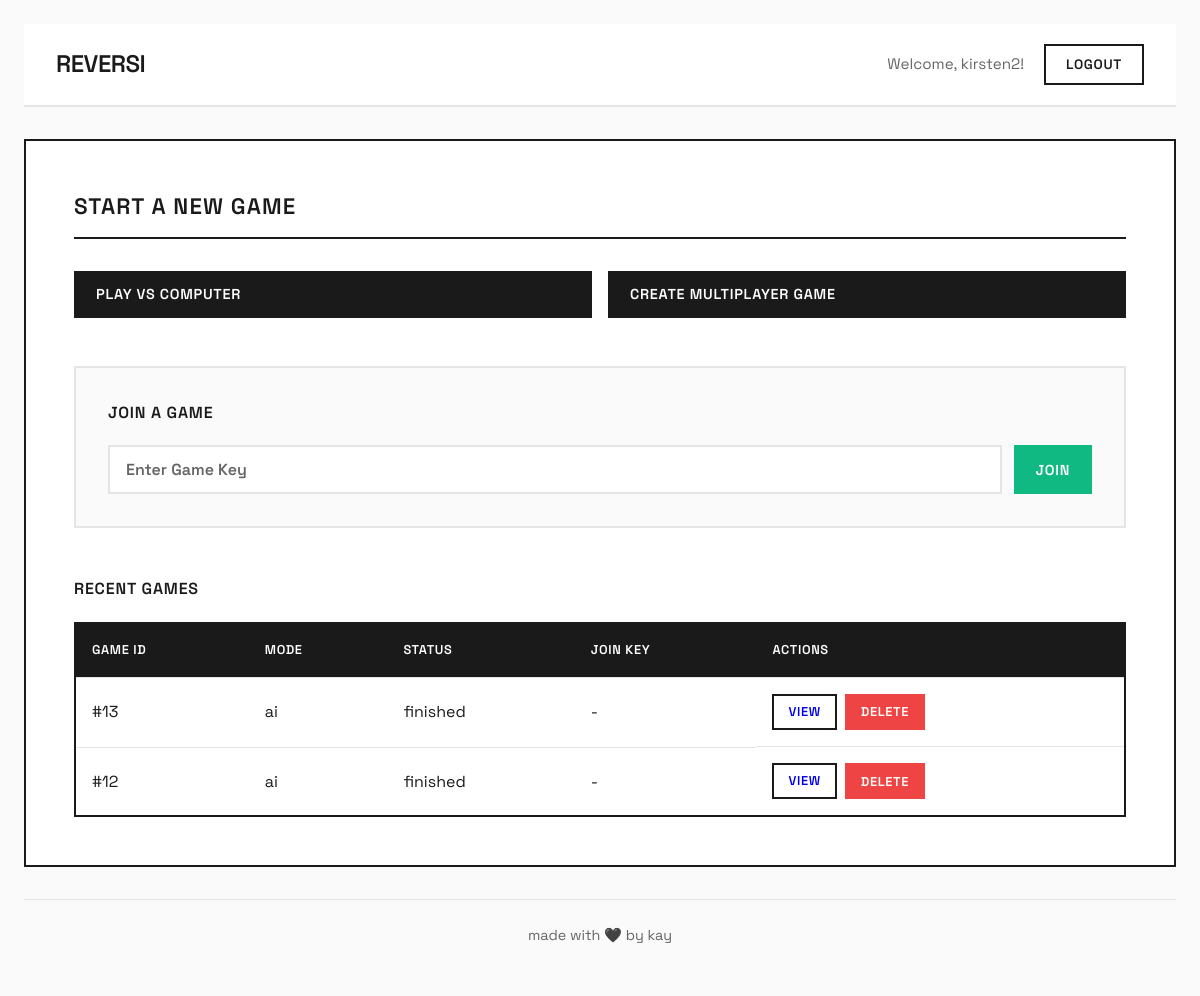
Page /index.php (signed in) on the earlier database version.
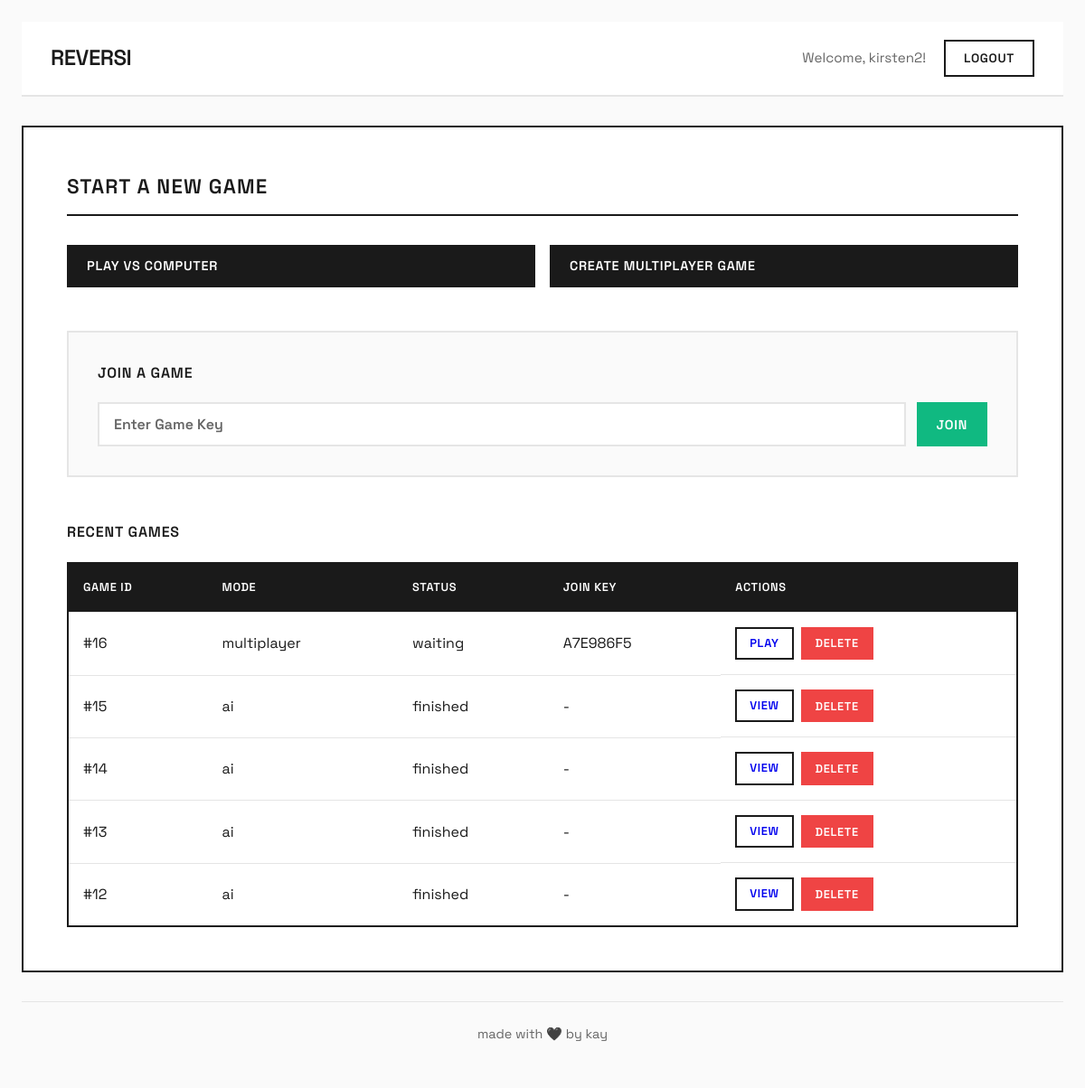
Same page on the later database version.
### tables this page shows
CREATE TABLE games (
            id INTEGER PRIMARY KEY AUTOINCREMENT,
            join_key TEXT UNIQUE,
            player1_id INTEGER NOT NULL,
            player2_id INTEGER,
            current_player INTEGER DEFAULT 1,
            board TEXT NOT NULL,
            game_mode TEXT NOT NULL,
            status TEXT DEFAULT 'waiting',
            winner_id INTEGER,
            created_at DATETIME DEFAULT CURRENT_TIMESTAMP,
            updated_at DATETIME DEFAULT CURRENT_TIMESTAMP,
            FOREIGN KEY (player1_id) REFERENCES users(id),
            FOREIGN KEY (player2_id) REFERENCES users(id),
            FOREIGN KEY (winner_id) REFERENCES users(id)
        );

### database.php (called while the page is built, shortened)
<?php
class Database {
    private $db;
    public function __construct($dbFile = 'reversi.db') {
        $this->db = new SQLite3($dbFile);
    }
    private function initDatabase() {
        $this->db->exec("CREATE TABLE IF NOT EXISTS users (
            id INTEGER PRIMARY KEY AUTOINCREMENT,
            username TEXT UNIQUE NOT NULL,
            password TEXT NOT NULL,
            created_at DATETIME DEFAULT CURRENT_TIMESTAMP
        )");
        $this->db->exec("CREATE TABLE IF NOT EXISTS games (
            id INTEGER PRIMARY KEY AUTOINCREMENT,
            join_key TEXT UNIQUE,
            player1_id INTEGER NOT NULL,
            player2_id INTEGER,
            current_player INTEGER DEFAULT 1,
            board TEXT NOT NULL,
            game_mode TEXT NOT NULL,
            status TEXT DEFAULT 'waiting',
            winner_id INTEGER,
            created_at DATETIME DEFAULT CURRENT_TIMESTAMP,
            updated_at DATETIME DEFAULT CURRENT_TIMESTAMP,
            FOREIGN KEY (player1_id) REFERENCES users(id),
            FOREIGN KEY (player2_id) REFERENCES users(id),
            FOREIGN KEY (winner_id) REFERENCES users(id)
        )");
        $this->db->exec("CREATE TABLE IF NOT EXISTS moves (
            id INTEGER PRIMARY KEY AUTOINCREMENT,
            game_id INTEGER NOT NULL,
            player INTEGER NOT NULL,
            row INTEGER NOT NULL,
            col INTEGER NOT NULL,
            created_at DATETIME DEFAULT CURRENT_TIMESTAMP,
            FOREIGN KEY (game_id) REFERENCES games(id)
        )");
    }
    public function getConnection() {
        return $this->db;
    }
}

### auth.php (called while the page is built, shortened)
<?php
require_once 'database.php';
class Auth {
    public function __construct() {
        $database = new Database();
    }
    public function getUserId() {
        return $_SESSION['user_id'] ?? null;
    }
    public function getUsername() {
        return $_SESSION['username'] ?? null;
    }
}

### game_manager.php (called while the page is built, shortened)
<?php
require_once 'database.php';
class GameManager {
    private $db;
    public function __construct() {
        $database = new Database();
        $this->db = $database->getConnection();
    }
    public function getUserGames($userId) {
        $stmt = $this->db->prepare("SELECT * FROM games
                                     WHERE player1_id = :user_id OR player2_id = :user_id
                                     ORDER BY updated_at DESC LIMIT 10");
        $stmt->bindValue(':user_id', $userId, SQLITE3_INTEGER);
        $result = $stmt->execute();
        $games = [];
        while ($game = $result->fetchArray(SQLITE3_ASSOC)) {
            $games[] = $game;
        }
        return $games;
    }
}

### index.php (the view, shortened to what this page needs)
<?php
require_once 'auth.php';
$auth = new Auth();
require_once 'game_manager.php';
$gameManager = new GameManager();
$userGames = $gameManager->getUserGames($auth->getUserId());
?>
<!DOCTYPE html>
<html lang="en">
<head>
    <link rel="stylesheet" href="style_v3.css">
</head>
<body>
    <div class="container">
        <header>
            <h1>Reversi</h1>
            <div class="user-info">
                <span>Welcome, <?php echo htmlspecialchars($auth->getUsername()); ?>!</span>
                <form method="POST" style="display: inline;">
                    <button type="submit" class="btn btn-secondary">Logout</button>
                </form>
            </div>
        </header>
        <div class="main-menu">
            <h2>Start a New Game</h2>
            <div class="game-options">
                <a href="?action=new_game&mode=ai" class="btn btn-primary">Play vs Computer</a>
                <a href="?action=new_game&mode=multiplayer" class="btn btn-primary">Create Multiplayer Game</a>
            </div>
            <div class="join-game">
                <h3>Join a Game</h3>
                <form method="POST" action="?action=join_game">
                    <input type="text" name="join_key" placeholder="Enter Game Key" required>
                    <button type="submit" class="btn btn-success">Join</button>
                </form>
            </div>
            <?php if (!empty($userGames)): ?>
                <div class="recent-games">
                    <h3>Recent Games</h3>
                    <table>
                        <thead>
                            <tr>
                                <th>Game ID</th>
                                <th>Mode</th>
                                <th>Status</th>
                                <th>Join Key</th>
                                <th>Actions</th>
                            </tr>
                        </thead>
                        <tbody>
                            <?php foreach ($userGames as $game): ?>
                                <tr>
                                    <td>#<?php echo $game['id']; ?></td>
                                    <td><?php echo htmlspecialchars($game['game_mode']); ?></td>
                                    <td><?php echo htmlspecialchars($game['status']); ?></td>
                                    <td><?php echo $game['game_mode'] == 'multiplayer' && $game['status'] == 'waiting' ? htmlspecialchars($game['join_key']) : '-'; ?></td>
                                    <td style="display: flex; gap: 8px;">
                                        <?php if ($game['status'] == 'active' || $game['status'] == 'waiting'): ?>
                                            <a href="game.php?id=<?php echo $game['id']; ?>" class="btn btn-small">Play</a>
                                        <?php else: ?>
                                            <a href="game.php?id=<?php echo $game['id']; ?>" class="btn btn-small">View</a>
                                        <?php endif; ?>
                                        <button onclick="deleteGameFromList(<?php echo $game['id']; ?>)" class="btn btn-small btn-danger">Delete</button>
                                    </td>
                                </tr>
                            <?php endforeach; ?>
                        </tbody>
                    </table>
                </div>
            <?php endif; ?>
        </div>
        <footer>
            made with 🖤 by kay
        </footer>
    </div>
</body>
</html>

### style_v3.css (style rules this page uses)
* { margin: 0; padding: 0; box-sizing: border-box; }
:root { --bg-primary: #fafafa; --bg-secondary: #ffffff; --text-primary: #1a1a1a; --text-secondary: #666666; --accent: #3b82f6; --accent-hover: #2563eb; --border: #e5e5e5; --success: #10b981; --danger: #ef4444; --warning: #f59e0b; }
body { font-family: 'Space Grotesk', -apple-system, BlinkMacSystemFont, sans-serif; background: var(--bg-primary); min-height: 100vh; padding: 24px; color: var(--text-primary); line-height: 1.6; }
.container { max-width: 1400px; margin: 0 auto; }
header { background: var(--bg-secondary); padding: 20px 32px; border-radius: 0; margin-bottom: 32px; display: flex; justify-content: space-between; align-items: center; border-bottom: 2px solid var(--border); }
header h1 { font-size: 1.5em; font-weight: 600; color: var(--text-primary); letter-spacing: -0.02em; text-transform: uppercase; }
.user-info { display: flex; align-items: center; gap: 20px; font-size: 0.95em; }
.user-info span { color: var(--text-secondary); font-weight: 400; }
.btn { padding: 10px 20px; border: 2px solid var(--text-primary); border-radius: 0; cursor: pointer; font-size: 0.9em; font-weight: 600; text-decoration: none; display: inline-block; transition: all 0.2s ease; text-transform: uppercase; letter-spacing: 0.05em; font-family: 'Space Grotesk', sans-serif; }
.btn-primary { background: var(--text-primary); color: var(--bg-secondary); border-color: var(--text-primary); }
.btn-secondary { background: transparent; color: var(--text-primary); border-color: var(--text-primary); }
.btn-success { background: var(--success); color: white; border-color: var(--success); }
.btn-danger { background: var(--danger); color: white; border-color: var(--danger); }
.btn-small { padding: 6px 14px; font-size: 0.8em; }
.main-menu { background: var(--bg-secondary); padding: 48px; border: 2px solid var(--text-primary); }
.main-menu h2 { margin-bottom: 32px; font-size: 1.4em; font-weight: 600; text-transform: uppercase; letter-spacing: 0.05em; border-bottom: 2px solid var(--text-primary); padding-bottom: 12px; }
.main-menu h3 { margin-bottom: 20px; font-size: 1em; font-weight: 600; text-transform: uppercase; letter-spacing: 0.05em; }
.game-options { display: grid; grid-template-columns: repeat(auto-fit, minmax(250px, 1fr)); gap: 16px; margin-bottom: 48px; }
.join-game { margin-bottom: 48px; padding: 32px; background: var(--bg-primary); border: 2px solid var(--border); }
.join-game form { display: flex; gap: 12px; }
.join-game input { flex: 1; padding: 12px 16px; border: 2px solid var(--border); font-size: 1em; background: var(--bg-secondary); color: var(--text-primary); font-weight: 600; letter-spacing: 0.1em; text-transform: uppercase; font-family: 'Space Grotesk', sans-serif; }
.join-game input::placeholder { color: var(--text-secondary); letter-spacing: normal; text-transform: none; }
.recent-games { margin-top: 48px; }
table { width: 100%; border-collapse: collapse; border: 2px solid var(--text-primary); }
table th, table td { padding: 16px; text-align: left; border-bottom: 1px solid var(--border); }
table th { background: var(--text-primary); color: var(--bg-secondary); font-weight: 600; text-transform: uppercase; font-size: 0.8em; letter-spacing: 0.05em; }
table tbody tr { background: var(--bg-secondary); transition: background 0.2s; }
table td { color: var(--text-primary); }
table tbody tr:last-child td { border-bottom: none; }
footer { text-align: center; padding: 24px; color: var(--text-secondary); margin-top: 32px; font-size: 0.9em; border-top: 1px solid var(--border); }

Differences in the rows shown:
added games: id "16", game_mode "multiplayer", status "waiting", join_key "A7E986F5"
added games: id "15", game_mode "ai", status "finished"
added games: id "14", game_mode "ai", status "finished"
